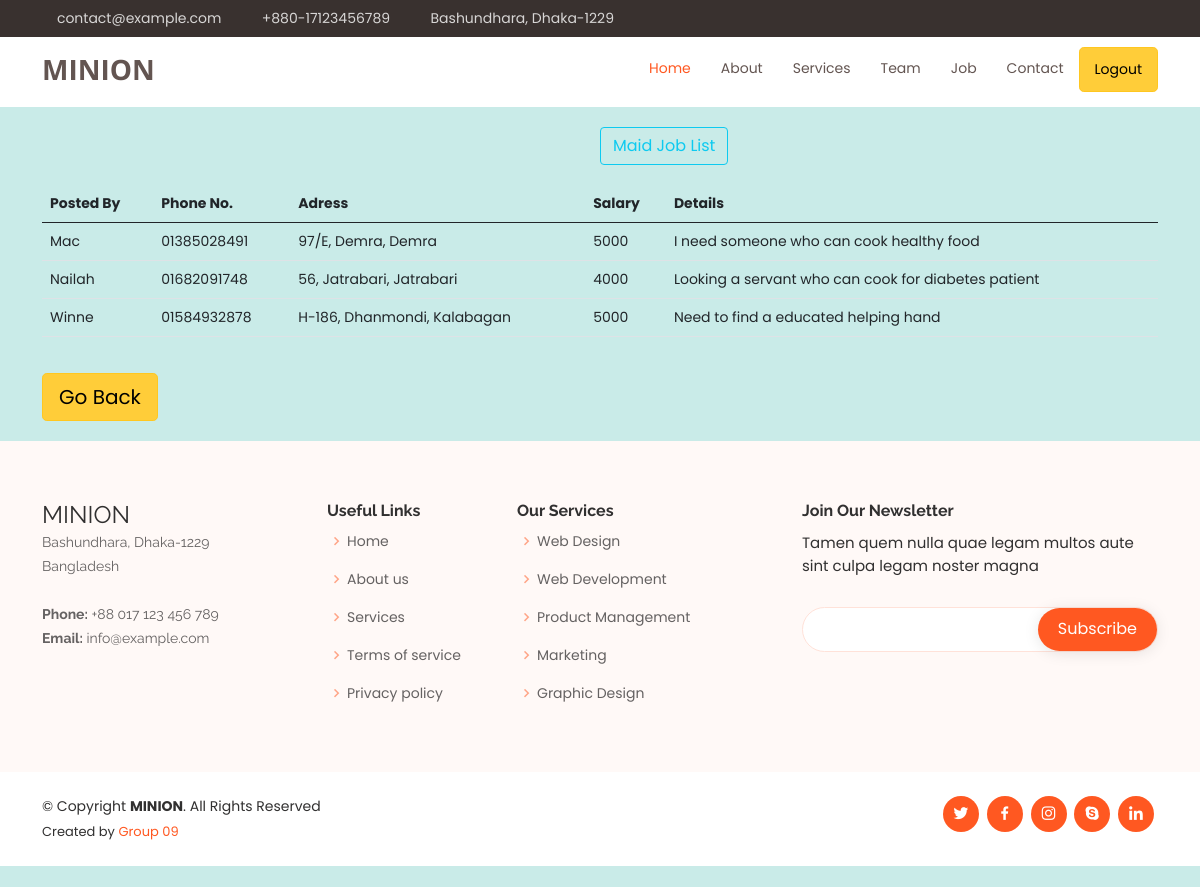
/maidjobs.php (signed in), run on the app's committed database.
### tables this page shows
CREATE TABLE `jobs` (
  `jobid` varchar(10) NOT NULL,
  `userid` varchar(10) NOT NULL,
  `wtype` int(1) NOT NULL,
  `salary` int(10) NOT NULL,
  `details` varchar(255) NOT NULL
);

CREATE TABLE `users` (
  `userid` varchar(10) NOT NULL,
  `username` varchar(255) NOT NULL,
  `userpassword` varchar(10) NOT NULL,
  `userphone` varchar(11) NOT NULL,
  `useremail` varchar(255) NOT NULL,
  `useradress` varchar(255) NOT NULL,
  `userage` int(10) NOT NULL,
  `usergender` int(1) NOT NULL,
  `active` int(1) NOT NULL
);

### maidjobs.php (the view, shortened to what this page needs)
<?php
      if(isset($_SESSION['workerid'])){
        ?>
<!DOCTYPE html>
<html lang="en">
<head>
  <link href="assets/vendor/bootstrap/css/bootstrap.min.css" rel="stylesheet" />
  <link href="assets/vendor/icofont/icofont.min.css" rel="stylesheet" />
  <link href="assets/vendor/boxicons/css/boxicons.min.css" rel="stylesheet" />
  <link href="assets/vendor/venobox/venobox.css" rel="stylesheet" />
  <link href="assets/vendor/owl.carousel/assets/owl.carousel.min.css" rel="stylesheet" />
  <link href="assets/vendor/aos/aos.css" rel="stylesheet" />
   <link rel="stylesheet" href="style.css">
  </head>
  <body>
  <section id="topbar" class="d-none d-lg-block">
    <div class="container d-flex justify-content-between">
      <div class="contact-info">
        <ul>
          <li>
            <i class="icofont-envelope"></i><a href="mailto:contact@example.com">contact@example.com</a>
          </li>
          <li><i class="icofont-phone"></i> +880-17123456789</li>
          <li><i class="icofont-address-book"></i> Bashundhara, Dhaka-1229</li>
        </ul>
      </div>
    </div>
  </section>
  <header id="header">
    <div class="container d-flex justify-content-between">
      <div class="logo">
        <h1 class="text-light">
          <a href="index.html"><span>MINION</span></a>
        </h1>
      </div>
      <nav class="nav-menu d-none d-lg-block">
        <ul>
          <li class="active"><a href="index.html">Home</a></li>
          <li><a href="#about">About</a></li>
          <li><a href="#services">Services</a></li>
          <li><a href="#team">Team</a></li>
          <li><a href="#job">Job</a></li>
          <li><a href="#contact">Contact</a></li>
          <li><a href="processlogout.php?logout" class="btn btn-warning btn-lg active" role="button" aria-pressed="true">Logout</a></li>
        </ul>
    </div>
  </header>
  <div class="container">
  <a class="btn btn-outline-info" href="maidjobs.php" role="button" style="margin-top: 20px; margin-bottom: 20px; margin-left: 50%;">Maid Job List</a>
    <?php
      $servername = "localhost";
      $username = "root";
      $password = "";
      $dbname = "workerreview";
      $conn = new mysqli($servername, $username, $password, $dbname);
      $sql = "SELECT users.username, users.userphone, users.useradress, jobs.salary, jobs.details, jobs.wtype FROM jobs,users WHERE jobs.userid = users.userid";
      $result = mysqli_query($conn,$sql) or die(mysqli_erro($mysqli));
    ?>
    <div class="rpw justify-content-center">
      <table class="table">
        <thead class="thead-dark">
          <tr>
            <th>Posted By</th>
            <th>Phone No.</th>
            <th>Adress</th>
            <th>Salary</th>
            <th>Details</th>
          </tr>
        </thead>
    <?php
      while($row = $result->fetch_assoc()):?>
        <?php if($row['wtype']==0){?>
        <tr>
          <td><?php echo $row['username']; ?></td>
          <td><?php echo $row['userphone']; ?></td>
          <td><?php echo $row['useradress']; ?></td>
          <td><?php echo $row['salary']; ?></td>
          <td><?php echo $row['details']; ?></td>
        </tr>
        <?php } ?>
      <?php endwhile; ?>
      </table>
      <a href="worker.php" class="btn btn-warning btn-lg active" role="button" aria-pressed="true"style="margin:20px 0px;" >Go Back</a>
    </div>
    </div>
  <footer id="footer">
    <div class="footer-top">
      <div class="container">
        <div class="row">
          <div class="col-lg-3 col-md-6 footer-contact">
            <h3>MINION</h3>
            <p>
              Bashundhara, Dhaka-1229<br />
              Bangladesh <br /><br />
              <strong>Phone:</strong> +88 017 123 456 789<br />
              <strong>Email:</strong> info@example.com<br />
            </p>
          </div>
          <div class="col-lg-2 col-md-6 footer-links">
            <h4>Useful Links</h4>
            <ul>
              <li>
                <i class="bx bx-chevron-right"></i> <a href="#">Home</a>
              </li>
              <li>
                <i class="bx bx-chevron-right"></i> <a href="#">About us</a>
              </li>
              <li>
                <i class="bx bx-chevron-right"></i> <a href="#">Services</a>
              </li>
              <li>
                <i class="bx bx-chevron-right"></i>
                <a href="#">Terms of service</a>
              </li>
              <li>
                <i class="bx bx-chevron-right"></i>
                <a href="#">Privacy policy</a>
              </li>
            </ul>
          </div>
          <div class="col-lg-3 col-md-6 footer-links">
            <h4>Our Services</h4>
            <ul>
              <li>
                <i class="bx bx-chevron-right"></i> <a href="#">Web Design</a>
              </li>
              <li>
                <i class="bx bx-chevron-right"></i>
                <a href="#">Web Development</a>
              </li>
              <li>
                <i class="bx bx-chevron-right"></i>
                <a href="#">Product Management</a>
              </li>
              <li>
                <i class="bx bx-chevron-right"></i> <a href="#">Marketing</a>
              </li>
              <li>
                <i class="bx bx-chevron-right"></i>
                <a href="#">Graphic Design</a>
              </li>
            </ul>
          </div>
          <div class="col-lg-4 col-md-6 footer-newsletter">
            <h4>Join Our Newsletter</h4>
            <p>
              Tamen quem nulla quae legam multos aute sint culpa legam noster
              magna
            </p>
            <form action="" method="post">
              <input type="email" name="email" /><input type="submit" value="Subscribe" />
            </form>
          </div>
        </div>
      </div>
    </div>
    <div class="container d-lg-flex py-4">
      <div class="me-lg-auto text-center text-lg-start">
        <div class="copyright">
          &copy; Copyright <strong><span>MINION</span></strong>. All Rights Reserved
        </div>
        <div class="credits">
          Created by <a href="#">Group 09</a>
        </div>
      </div>
      <div class="social-links text-center text-lg-right pt-3 pt-lg-0">
        <a href="#" class="twitter"><i class="bx bxl-twitter"></i></a>
        <a href="#" class="facebook"><i class="bx bxl-facebook"></i></a>
        <a href="#" class="instagram"><i class="bx bxl-instagram"></i></a>
        <a href="#" class="google-plus"><i class="bx bxl-skype"></i></a>
        <a href="#" class="linkedin"><i class="bx bxl-linkedin"></i></a>
      </div>
    </div>
  </footer>
  <a href="#" class="back-to-top"><i class="icofont-simple-up"></i></a>
  </body>
</html>
    <?php } ?>

### data on the page
jobs: userid.username "Mac", userid.userphone "01385028491", userid.useradress "97/E, Demra, Demra", salary "5000", details "I need someone who can cook healthy food"
jobs: userid.username "Nailah", userid.userphone "01682091748", userid.useradress "56, Jatrabari, Jatrabari", salary "4000", details "Looking a servant who can cook for diabetes patient"
jobs: userid.username "Winne", userid.userphone "01584932878", userid.useradress "H-186, Dhanmondi, Kalabagan", salary "5000", details "Need to find a educated helping hand"
